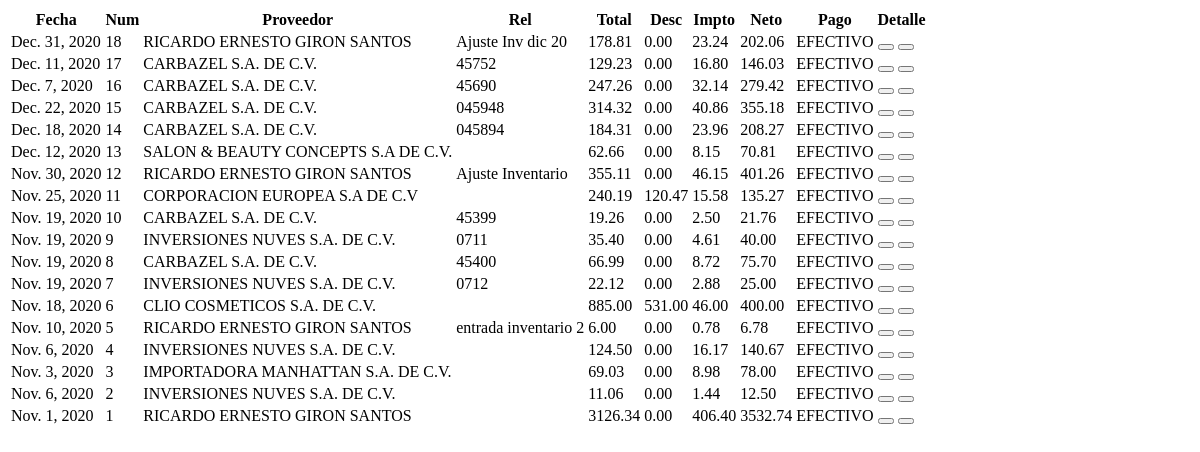
Before: /facturas/tblfacturascompras (signed in) with the older database file.
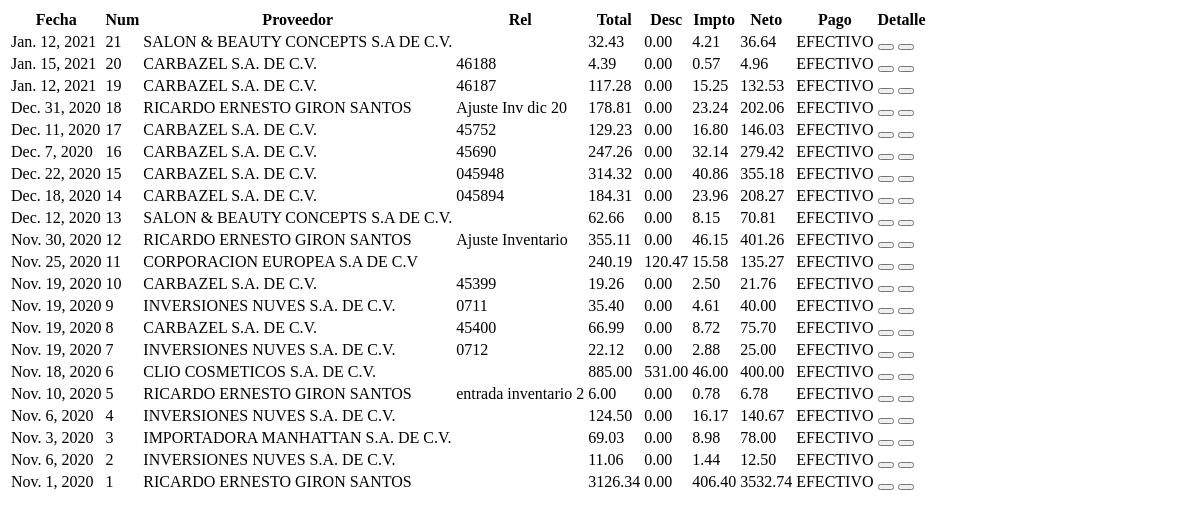
After: the same page with the newer database file.
### facturacion/models.py (models this page shows, shortened)
class Documentos(models.Model):
    id = models.AutoField(primary_key=True)
    consecutivo = models.IntegerField()
    tipo = models.ForeignKey(TipoDocumento, on_delete=models.PROTECT)
    fecha = models.DateField()
    tercero = models.ForeignKey(Tercero, on_delete=models.PROTECT)
    total = models.DecimalField(max_digits=10, decimal_places=2)
    descuento = models.DecimalField(max_digits=10, decimal_places=2)
    impuesto = models.DecimalField(max_digits=10, decimal_places=2)
    neto = models.DecimalField(max_digits=10, decimal_places=2)
    fpago = models.ForeignKey(FormaPago, on_delete=models.PROTECT, null=True)
    relacion = models.CharField(max_length=20)
    user = models.CharField(max_length=30)
    estado = models.CharField(max_length=1, default=0)

class Tercero(models.Model):
    id = models.AutoField(primary_key=True)
    tipodocumento = models.ForeignKey(TipoDocumentoTerceros, on_delete=models.PROTECT)
    codigo = models.CharField(max_length=20, unique=True, blank=True)
    nombre = models.CharField(max_length=50)
    tipotercero = models.ForeignKey(TipoTercero, on_delete=models.PROTECT)
    tipocontribuyente = models.ForeignKey(TipoContribuyente, on_delete=models.PROTECT)
    email = models.EmailField(blank=True, null=True)
    celular = models.IntegerField(blank=True)
    direccion = models.CharField(max_length=100, blank=True)
    ciudad = models.CharField(max_length=50, blank=True)

class FormaPago(models.Model):
    id = models.AutoField(primary_key=True)
    fpago = models.CharField(max_length=20)

### facturacion/views.py (the view)
# urls.py: path('facturas/tblfacturascompras',
@login_required(login_url="/")
def tblfacturascompras(request):
    facturas = Documentos.objects.filter(tipo=1).order_by('-consecutivo')
    context = {
        'facturas': facturas
    }
    return render(request, 'facture/tables/tblFacturasCompras.html', context)

### facturacion/templates/facture/tables/tblFacturasCompras.html (shortened to what this page needs)
<div class="card-body">
    <table id="tblProductos" class="table table-bordered table-striped">
        <thead>
        <tr>
            <th>Fecha</th>
            <th>Num</th>
            <th>Proveedor</th>
            <th>Rel</th>
            <th>Total</th>
            <th>Desc</th>
            <th>Impto</th>
            <th>Neto</th>
            <th>Pago</th>
            <th>Detalle</th>
        </tr>
        </thead>
        <tbody>
        {% for factura in facturas %}
        {% if factura.neto == 0 %}
        <tr style="color:#FF0000" ;>
            {% else %}
        <tr>
            {% endif %}
            <td>{{ factura.fecha }}</td>
            <td>{{ factura.consecutivo }}</td>
            <td>{{ factura.tercero.nombre|upper }}</td>
            <td>{{ factura.relacion}}</td>
            <td>{{ factura.total }}</td>
            <td>{{ factura.descuento }}</td>
            <td>{{ factura.impuesto }}</td>
            <td>{{ factura.neto }}</td>
            <td>{{ factura.fpago.fpago}}</td>
            <td>
                <div class="btn-group">
                    <button class="btn btn-info" onclick="verdetalle({{factura.id}})"></button>
                    {% if factura.neto == 0 %}
                    {% if perms.facturacion.change_documentos %}
                    <button type="button" class="btn btn-danger" onclick="anular({{factura.id}})"><i
                            class="fas  fa-times-circle"></i></button>
                    {% endif %}
                    {%else%}
                    {% if perms.facturacion.change_documentos %}
                    <button type="button" class="btn btn-danger" onclick="anular({{factura.id}})"></button>
                    {% endif %}
                    {% endif %}
            </td>
        </tr>
        {% endfor %}
        </tbody>
    </table>
</div>

Changed rows visible on the page:
added Documentos: fecha "Jan. 12, 2021", consecutivo "21", tercero.nombre "SALON & BEAUTY CONCEPTS S.A DE C.V.", total "32.43", descuento "0.00", impuesto "4.21", neto "36.64", fpago.fpago "EFECTIVO"
added Documentos: fecha "Jan. 15, 2021", consecutivo "20", tercero.nombre "CARBAZEL S.A. DE C.V.", relacion "46188", total "4.39", descuento "0.00", impuesto "0.57", neto "4.96", fpago.fpago "EFECTIVO"
added Documentos: fecha "Jan. 12, 2021", consecutivo "19", tercero.nombre "CARBAZEL S.A. DE C.V.", relacion "46187", total "117.28", descuento "0.00", impuesto "15.25", neto "132.53", fpago.fpago "EFECTIVO"
